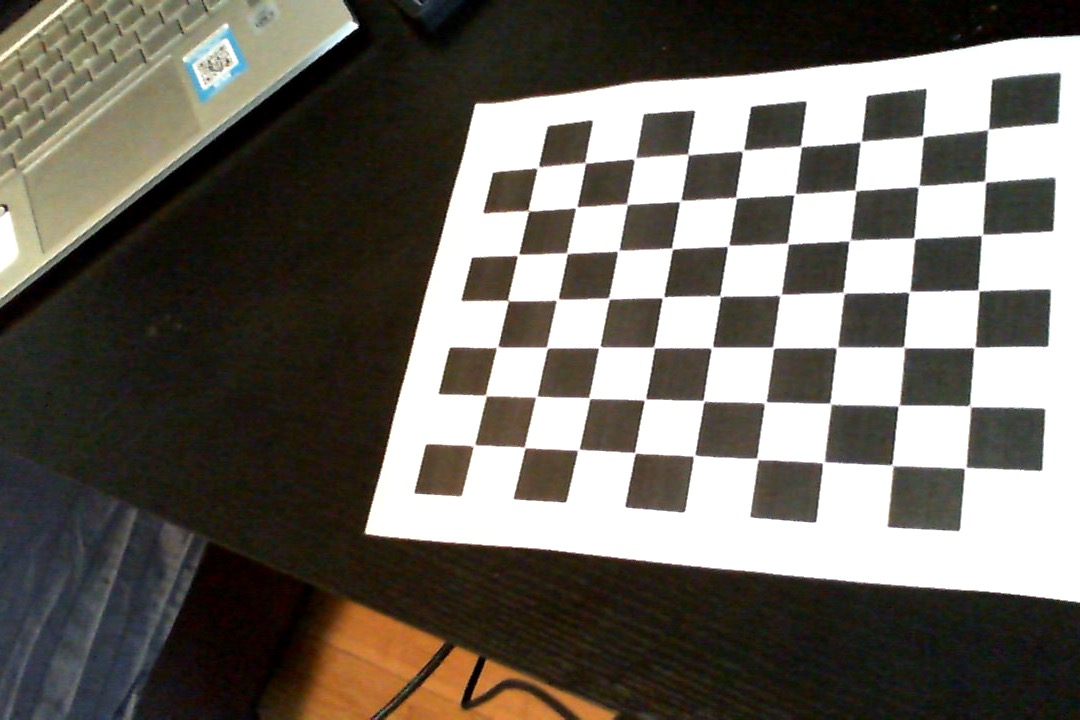
#> input picture Ipsita_vision/actualTest.jpg, 1080 x 720 px, given in place of the camera
$ python main2.py
#> lines starting #> are read from the running program, lines starting #| are printed output that depends on the picture; after the words box and inside, x2 and y2 are one past the last pixel; in counts of white or black regions, pixels touching at a corner belong together
# Using known shape size (width of tape) and scaling (plus some trig probably) to find distance
# center the reflective tape in the camera fov
# measure the vertical angle from cam to tape

# We have seen that the retro-reflective tape will not shine unless a light source
# is directed at it, and the light source must pass very near the camera lens or the observer’s eyes
# Thus, we use a ring light bc they work quite well for causing retro-reflective tape to shine

import math
import imutils
import config
import numpy as np
import cv2
import glob

# pitch_angle = math.degrees(math.atan((y_cam_coord - 243.65759666) / config.focal_len))
# yaw_angle = math.degrees(math.atan((x_cam_coord - 293.51663222) / config.focal_len))

# Next step is to use thresholding. Thresholding is taking an image, and throwing away any pixels
# that aren’t in a specific color range. The result of thresholding is generally a one-dimensional
# image in which a pixel is either “on” or “off. We'll use HSV to specify the color of the target
##gray = cv2.cvtColor(cFrame, cv2.COLOR_BGR2GRAY)
##blurred = cv2.blur(gray, (4, 4))

import cv2
import numpy as np

cap = cv2.VideoCapture(1)
cap.set(cv2.CAP_PROP_EXPOSURE,-13)


def nothing(x):
    pass


cv2.namedWindow("HSV Adjustments")
cv2.namedWindow("Contour Adjustments")

cv2.createTrackbar("Lower_H", "HSV Adjustments", 0, 255, nothing)
cv2.createTrackbar("Lower_S", "HSV Adjustments", 0, 255, nothing)
cv2.createTrackbar("Lower_V", "HSV Adjustments", 0, 255, nothing)
cv2.createTrackbar("Upper_H", "HSV Adjustments", 0, 255, nothing)
cv2.createTrackbar("Upper_S", "HSV Adjustments", 0, 255, nothing)
cv2.createTrackbar("Upper_V", "HSV Adjustments", 0, 255, nothing)

cv2.createTrackbar("min_thresh", "Contour Adjustments", 0, 300, nothing)
cv2.createTrackbar("max_thresh", "Contour Adjustments", 0, 300, nothing)

while True:

    ret, frame = cap.read()
#> frame is the input picture: shape (720, 1080, 3); mean B, G, R 98.5, 106.5, 110.8
    h, w, _ = frame.shape
#> h = 720; w = 1080
    cam_x = int((w / 2) - 0.5)
#> cam_x = 539
    cam_y = int((h / 2) - 0.5)
#> cam_y = 359
    cam_center = (cam_x, cam_y)
#> cam_center = (539, 359)

    img = frame.copy()
    blur = cv2.blur(img, (4, 4))
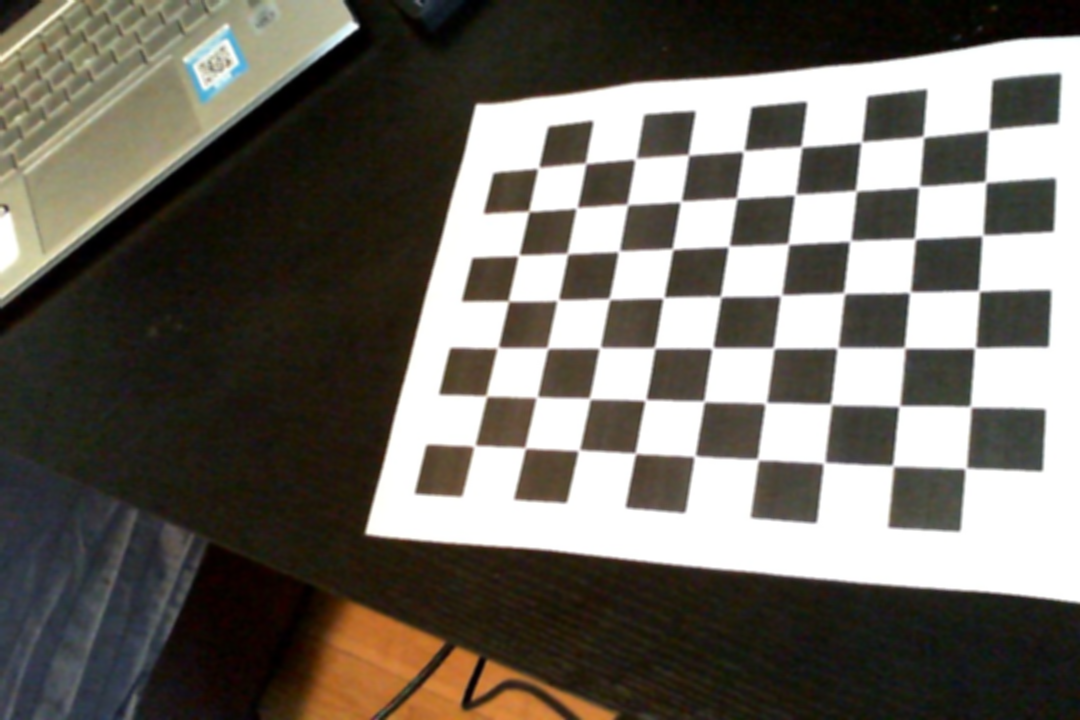
#> blur: shape (720, 1080, 3); mean B, G, R 98.5, 106.5, 110.8

    hsv = cv2.cvtColor(blur, cv2.COLOR_BGR2HSV)
#> hsv: shape (720, 1080, 3); mean H, S, V 31.2, 75.1, 112.2
    gray = cv2.cvtColor(hsv, cv2.COLOR_BGR2GRAY)
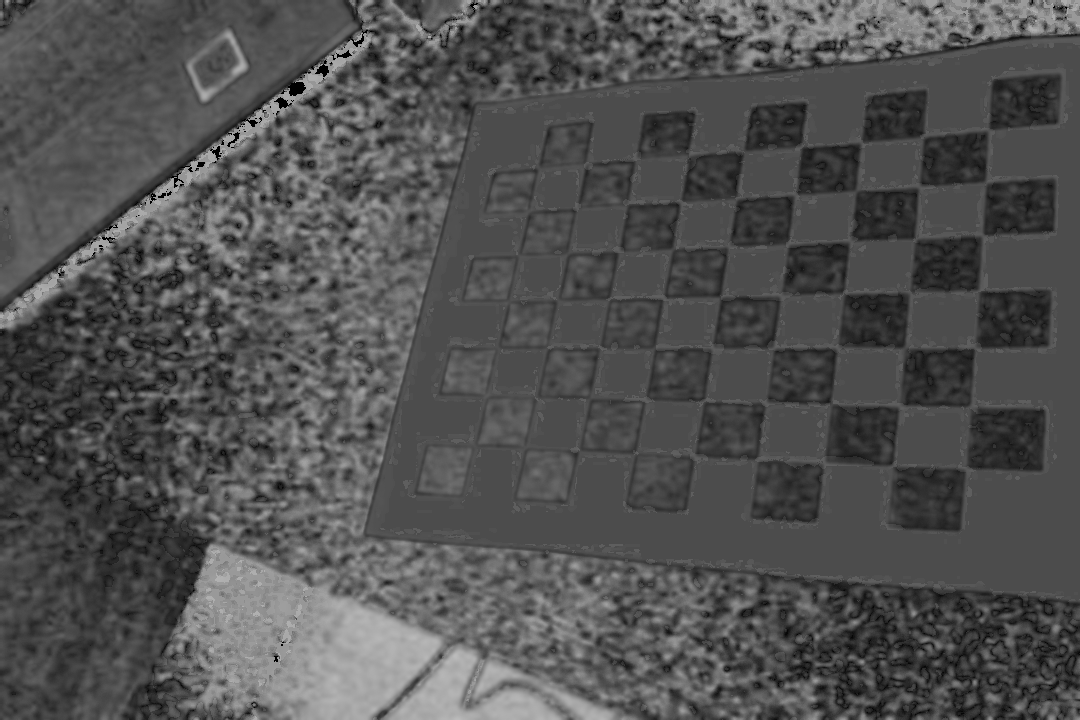
#> gray: shape (720, 1080); min 0, max 187, mean 81.2

    l_h = cv2.getTrackbarPos("Lower_H", "HSV Adjustments")
    l_s = cv2.getTrackbarPos("Lower_S", "HSV Adjustments")
    l_v = cv2.getTrackbarPos("Lower_V", "HSV Adjustments")
    u_h = cv2.getTrackbarPos("Upper_H", "HSV Adjustments")
    u_s = cv2.getTrackbarPos("Upper_S", "HSV Adjustments")
    u_v = cv2.getTrackbarPos("Upper_V", "HSV Adjustments")

    min_thresh = cv2.cv2.getTrackbarPos("min_thresh", "Contour Adjustments")
    max_thresh = cv2.cv2.getTrackbarPos("max_thresh", "Contour Adjustments")

    #lower_bound = np.array([l_h, l_s, l_v])
    #upper_bound = np.array([u_h, u_s, u_v])

    lower_bound = np.array([0, 179, 23])
    upper_bound = np.array([97, 255, 255])

    mask = cv2.inRange(hsv, lower_bound, upper_bound)
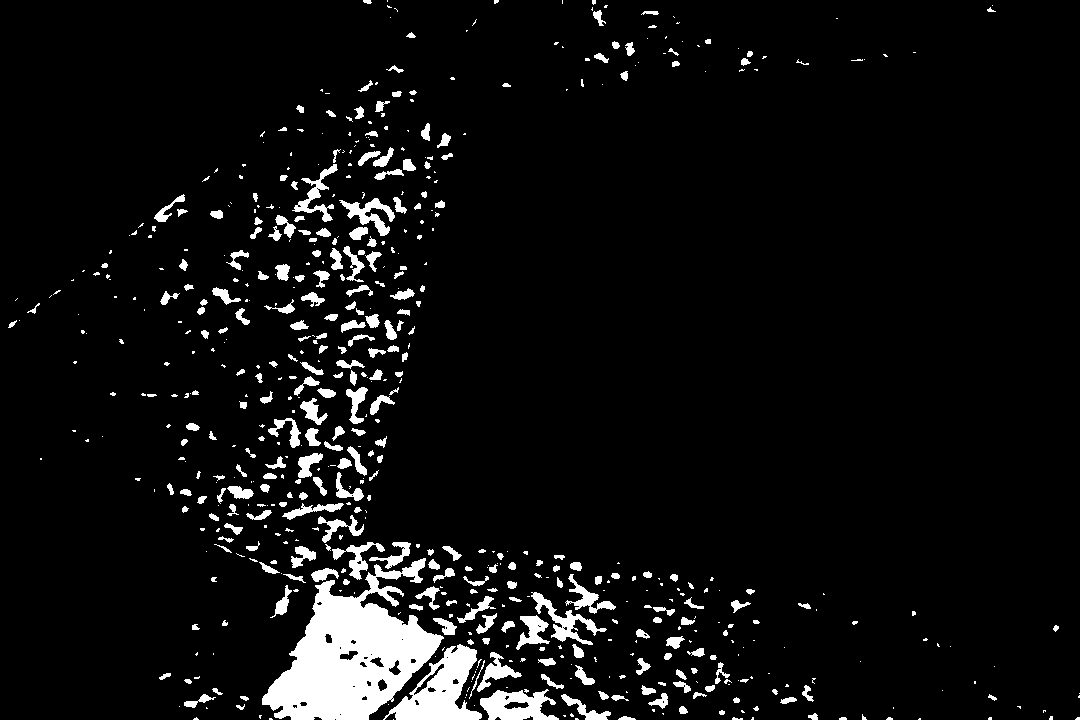
#> mask: shape (720, 1080); 6.2% white; 621 white regions (340 under 20 px)
    # mask = cv2.inRange(hsv, (18, 108, 255), (100, 180, 255))
    result = cv2.bitwise_and(frame, frame, mask=mask)
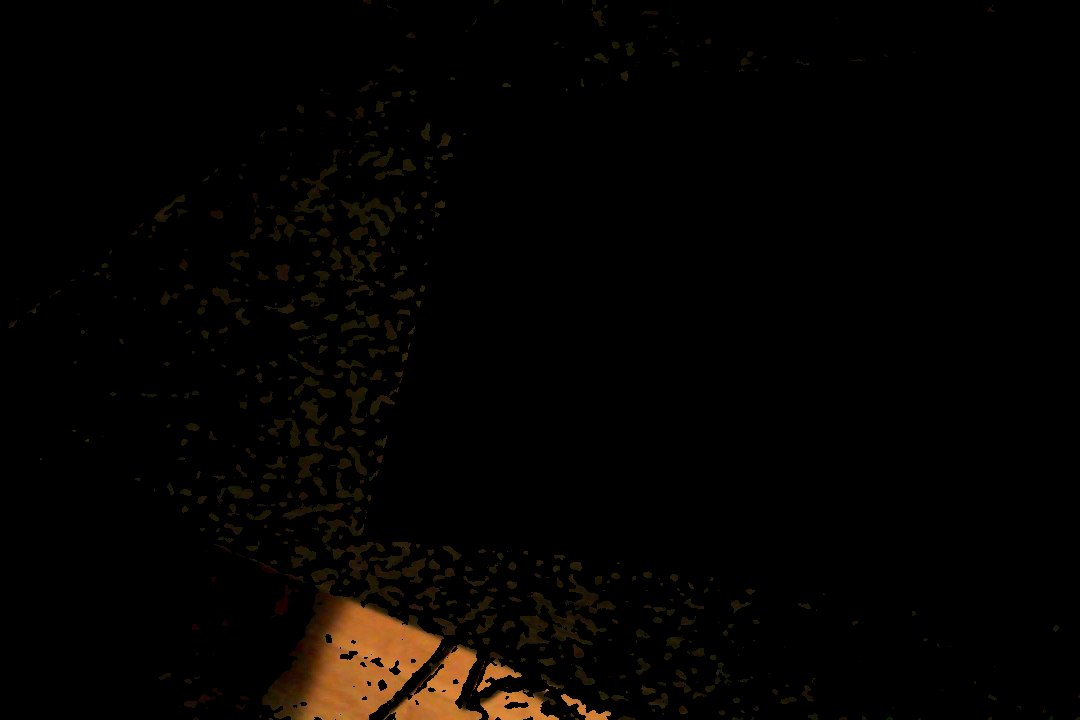
#> result: shape (720, 1080, 3); mean B, G, R 1.2, 3.1, 5

    # find all lemon contours in mask
    contours = cv2.findContours(mask.copy(), cv2.RETR_EXTERNAL, cv2.CHAIN_APPROX_SIMPLE)
#> contours = 621 contours, 394 with area under 20; largest, box (x1, y1, x2, y2) and area: (262, 558, 444, 720) 14849, (383, 644, 482, 720) 3518, (480, 689, 559, 720) 1538, (531, 592, 607, 645) 860, (339, 198, 395, 236) 663
    contours = imutils.grab_contours(contours)

    numContours = 0
    output = []

    # sort by area
    # when using the draw rectangle thing use the center coordinates of the largest area

    if len(contours) != 0:
        #print('there are contours')
        # the contours are drawn here
        #cv2.drawContours(frame, contours, -1, 255, 3)

        # find the biggest area of the contour
        c = max(contours, key=cv2.contourArea)
#> c = contour of 464 points, box (x1, y1, x2, y2) (262, 558, 444, 720), area 14849
        #cv2.drawContours(frame, c, -1, 255, 3)

        M = cv2.moments(c)
#> M = moments, m00 14849, centre m10/m00, m01/m00 = (351.4, 656)
        if M["m00"] != 0:
            cx = int(M["m10"] / M["m00"])  # (testing)
#> cx = 351
            cy = int(M["m01"] / M["m00"])
#> cy = 655
        else:
            cx, cy = 0, 0
        center = (cx, cy)
#> center = (351, 655)

        yaw_angle = math.degrees(math.atan((cx - cam_x) / config.focal_x))
#> yaw_angle = -15.56

        '''
        if (cy - cam_y != 0):
            pitch_angle = -math.degrees(math.atan((cy - cam_y) / config.focal_y))
            x_dist_to_target = abs(config.tall_hub_height / (math.tan(pitch_angle)))
        else:
            x_dist_to_target = 0

        vert_dist_to_target = abs(config.tall_hub_height * math.sin(pitch_angle))
        y_dist_to_target = math.sqrt(
            (abs((vert_dist_to_target * vert_dist_to_target) - (x_dist_to_target * x_dist_to_target))))

        print("pitch: " + str(pitch_angle) + ", yaw: " + str(yaw_angle))
        print("x_dist: " + str(x_dist_to_target) + ", y-dist: " + str(y_dist_to_target))
        '''
        up_dist_to_target = config.tall_hub_height
        if (cy - cam_y != 0):
#> (the run stopped early here; a loop or call above may not have finished)
